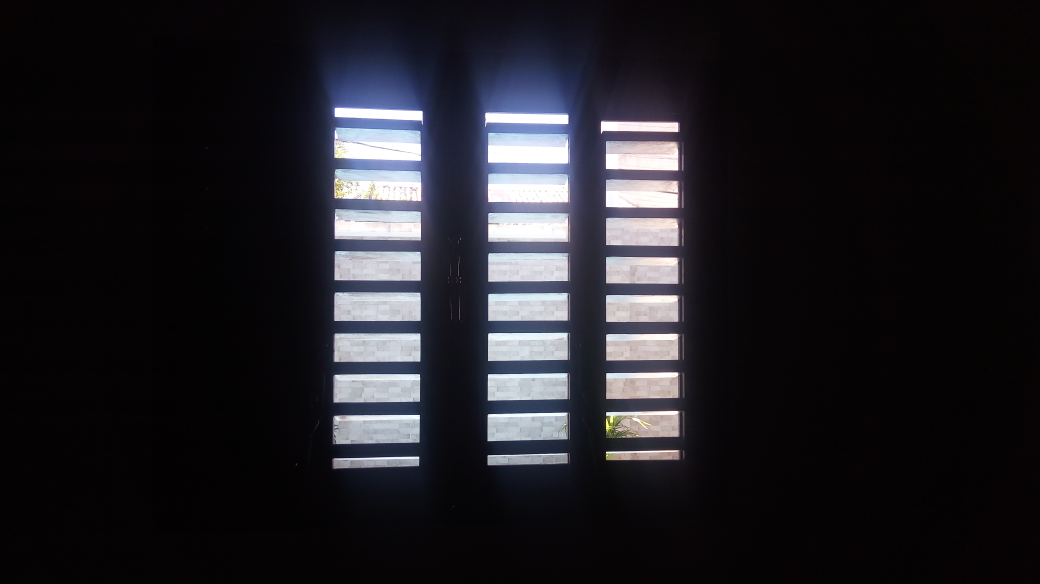
//> input picture DCA0445-PROCESSAMENTO-DIGITAL-DE-IMAGENS/Unidade_2/Filtragem no Domínio da Frequência - Filtro Homomórfico/Janela_escura.jpg, 4160 x 2336 px (shown at 1/4 size)
$ ./pontilhismo '../Filtragem no Domínio da Frequência - Filtro Homomórfico/Janela_escura.jpg'   (built with g++ and OpenCV 4)
//> lines starting //> are read from the running program, lines starting //| are printed output that depends on the picture
#include <iostream>
#include <opencv2/opencv.hpp>
#include <fstream>
#include <iomanip>
#include <vector>
#include <algorithm>
#include <numeric>
#include <ctime>
#include <cstdlib>

using namespace std;
using namespace cv;

#define STEP 5
#define JITTER 3
#define RAIO 3
#define CV_LOAD_IMAGE_GRAYSCALE 0
#define CV_AA 16

int main(int argc, char** argv){
  vector<int> yrange;
  vector<int> xrange;

  Mat image, frame, points;

  int width, height, gray;
  int x, y;

  image= imread(argv[1],CV_LOAD_IMAGE_GRAYSCALE);
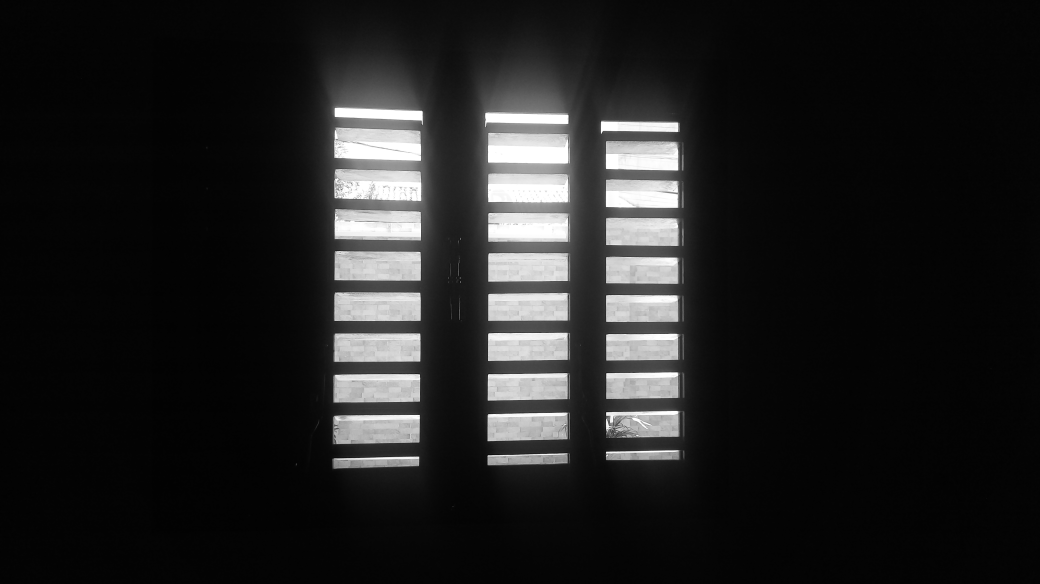
//> image: 2336 rows x 4160 cols, CV_8UC1 (shown at 1/4 size); min 0, max 255, mean 32.8
  resize(image, image, cv::Size(700, 800));
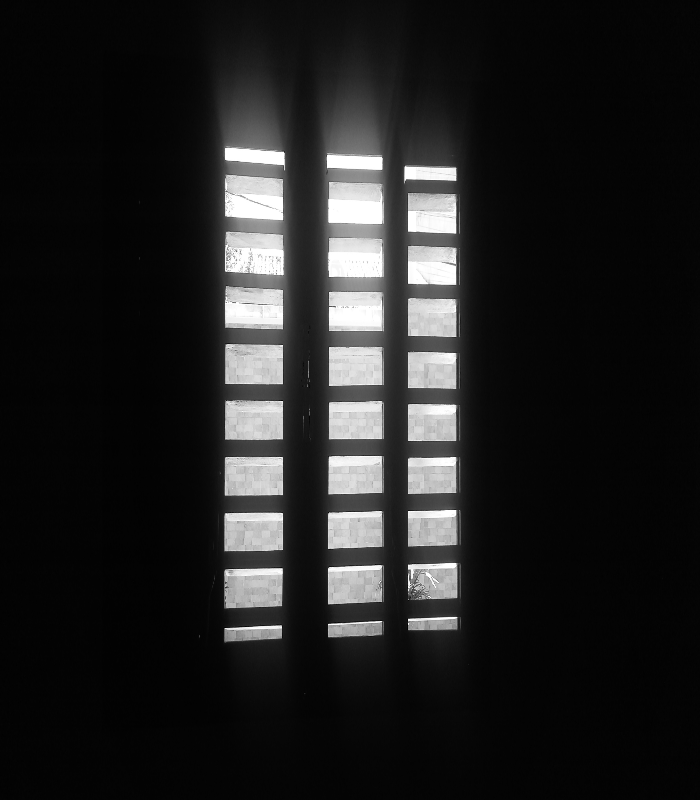
//> image: 800 rows x 700 cols, CV_8UC1; min 0, max 255, mean 32.7

  srand(time(0));

  if(!image.data){
	cout << "nao abriu" << argv[1] << endl;
    cout << argv[0] << " imagem.jpg";
    exit(0);
  }

  width=image.size().width;
//> width = 700
  height=image.size().height;
//> height = 800

  xrange.resize(height/STEP);
//> xrange = 160 values from 0 to 0
  yrange.resize(width/STEP);
//> yrange = 140 values from 0 to 0

  iota(xrange.begin(), xrange.end(), 0);
//> xrange = 160 values from 0 to 159
  iota(yrange.begin(), yrange.end(), 0);
//> yrange = 140 values from 0 to 139

  for(uint i=0; i<xrange.size(); i++){
    xrange[i]= xrange[i]*STEP+STEP/2;
  }
//> after the loop, xrange = 160 values from 2 to 797

  for(uint i=0; i<yrange.size(); i++){
    yrange[i]= yrange[i]*STEP+STEP/2;
  }

  points = Mat(height, width, CV_8U, Scalar(255));

  random_shuffle(xrange.begin(), xrange.end());

  for(auto i : xrange){
    random_shuffle(yrange.begin(), yrange.end());
    for(auto j : yrange){
      x = i+rand()%(2*JITTER)-JITTER+1;
      y = j+rand()%(2*JITTER)-JITTER+1;
      gray = image.at<uchar>(x,y);
      circle(points,
             cv::Point(y,x),
             RAIO,
             CV_RGB(gray,gray,gray),
             -1,
             CV_AA);
    }
  }
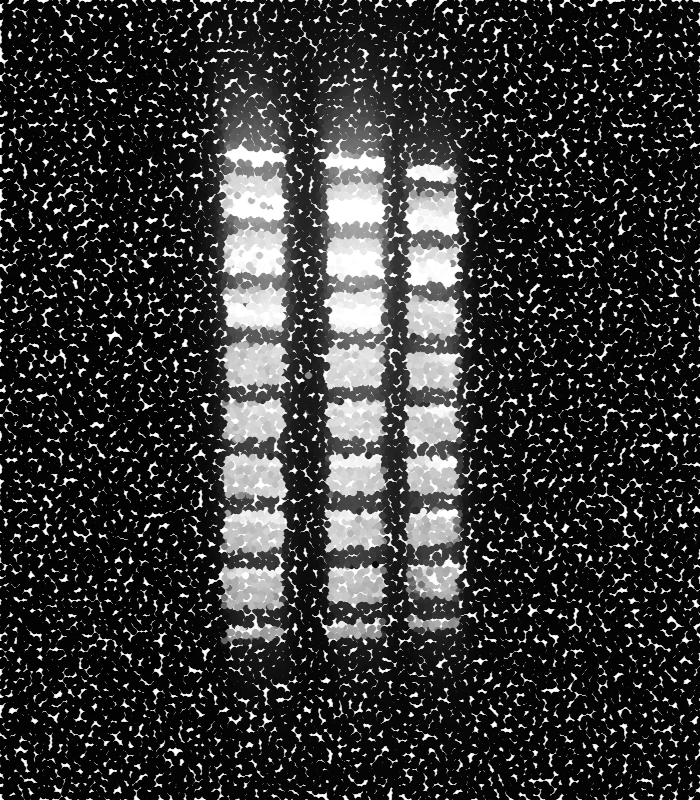
//> points: 800 rows x 700 cols, CV_8UC1; min 0, max 255, mean 54
  imwrite("pontos.jpg", points);
  return 0;
}
